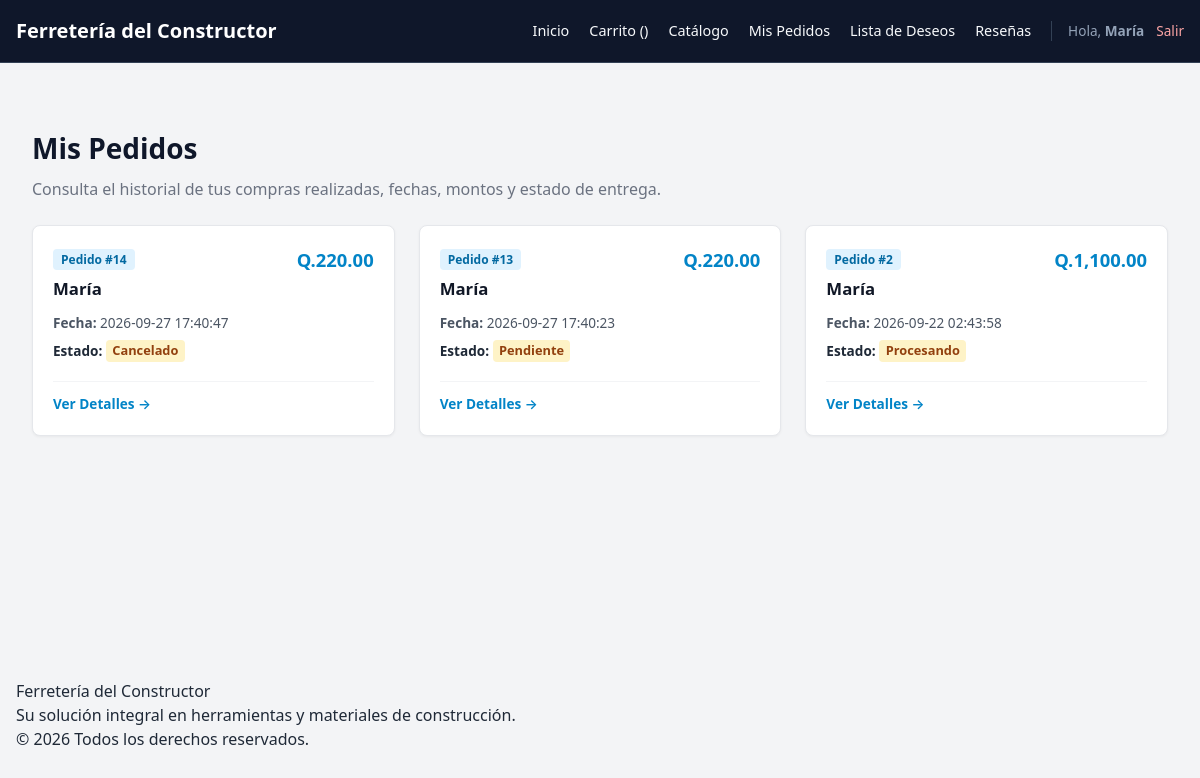
The app's page /views/clientes/pedidos.php (signed in) with its own data.
### tables this page shows
CREATE TABLE `pedidos` (
  `id_pedido` int(11) NOT NULL,
  `id_usuario` int(11) NOT NULL,
  `fecha` timestamp NOT NULL DEFAULT current_timestamp(),
  `total` decimal(10,2) NOT NULL,
  `estado` enum('Pendiente','Procesando','Completado','Cancelado') DEFAULT 'Pendiente'
);

CREATE TABLE `usuarios` (
  `id_usuario` int(11) NOT NULL,
  `nombre` varchar(100) NOT NULL,
  `apellido` varchar(100) NOT NULL,
  `correo` varchar(150) NOT NULL,
  `password` varchar(255) NOT NULL,
  `telefono` varchar(20) NOT NULL,
  `direccion` text NOT NULL,
  `tipo_usuario` enum('cliente','admin') DEFAULT 'cliente'
);

### models/Pedido.php (called while the page is built, shortened)
<?php
require_once __DIR__ . '/../config/Database.php';
class Pedido {
    private $db;
    private $table = "pedidos";
    public function __construct() {
        $database = new Database();
        $this->db = method_exists($database, 'conectar') ? $database->conectar() : $database->getConnection();
    }
    public function obtenerPorUsuario($id_usuario) {
        try {
            $query = "SELECT p.*, u.nombre as cliente, u.correo
                      FROM " . $this->table . " p
                      LEFT JOIN usuarios u ON p.id_usuario = u.id_usuario
                      WHERE p.id_usuario = ?
                      ORDER BY p.fecha DESC";
            $stmt = $this->db->prepare($query);
            $stmt->execute([$id_usuario]);
            return $stmt->fetchAll(PDO::FETCH_ASSOC);
        } catch (PDOException $e) {
            return [];
        }
    }
}
?>

### config/Database.php (called while the page is built, shortened)
<?php
class Database {
    private $host = "localhost";
    private $db_name = "ferreteria_constructor";
    private $username = "root";
    private $password = "";
    public function getConnection() {
        $this->conn = null;
        try {
            $this->conn = new PDO(
                "mysql:host=" . $this->host . ";dbname=" . $this->db_name . ";charset=utf8mb4",
                $this->username,
                $this->password
            );
            $this->conn->setAttribute(PDO::ATTR_ERRMODE, PDO::ERRMODE_EXCEPTION);
            $this->conn->setAttribute(PDO::ATTR_DEFAULT_FETCH_MODE, PDO::FETCH_ASSOC);
        } catch(PDOException $exception) {
            echo "Error de conexión: " . $exception->getMessage();
        }
        return $this->conn;
    }
}
?>

### controllers/PedidosController.php (called while the page is built, shortened)
<?php
require_once __DIR__ . '/../config/Database.php';
require_once __DIR__ . '/../models/Pedido.php';
class PedidosController {
    private $modeloPedido;
    public function __construct() {
        $this->modeloPedido = new Pedido();
    }
    public function listarPedidosPorUsuario($id_usuario) {
        return $this->modeloPedido->obtenerPorUsuario($id_usuario);
    }
}
?>

### views/clientes/pedidos.php (the view, shortened to what this page needs)
<?php
require_once __DIR__ . '/../../config/Database.php';
require_once __DIR__ . '/../../controllers/PedidosController.php';
$pedidosController = new PedidosController();
$detallePedidoController = new EstadoDetallePedidoController();
$id_pedido = isset($_GET['id']) ? intval($_GET['id']) : (isset($_GET['id_pedido']) ? intval($_GET['id_pedido']) : null);
$id_usuario_actual = intval($_SESSION['id_usuario'] ?? $_SESSION['user_id'] ?? 0);
include_once __DIR__ . '/../layouts/header.php';
?>
<main class="container" style="max-width: 1200px; margin: 2rem auto; padding: 0 1rem;">
    <?php if ($id_pedido): ?>
        <?php
        $pedidoDetalle = method_exists($pedidosController, 'obtenerPedidoPorId')
            ? $pedidosController->obtenerPedidoPorId($id_pedido)
            : $pedidosController->ver($id_pedido);
        $idPropietario = intval($pedidoDetalle['id_usuario'] ?? $pedidoDetalle['id_cliente'] ?? 0);
        $esPropietario = ($pedidoDetalle && $idPropietario === $id_usuario_actual);
        if ($pedidoDetalle && $esPropietario):
            $itemsDetalle = [];
            if ($detallePedidoController && method_exists($detallePedidoController, 'listarPorPedido')) {
                $itemsDetalle = $detallePedidoController->listarPorPedido($id_pedido);
            } elseif (method_exists($pedidosController, 'obtenerDetallePedido')) {
                $itemsDetalle = $pedidosController->obtenerDetallePedido($id_pedido);
            }
        ?>
            <div style="background: white; padding: 2rem; border-radius: 8px; box-shadow: 0 2px 4px rgba(0,0,0,0.05); max-width: 850px; margin: 0 auto; border: 1px solid #e5e7eb;">
                <div style="display: flex; justify-content: space-between; align-items: center; border-bottom: 1px solid #e5e7eb; padding-bottom: 1rem; margin-bottom: 1.5rem; flex-wrap: wrap; gap: 0.5rem;">
                    <div>
                        <span style="background: #e0f2fe; color: #0369a1; padding: 0.2rem 0.5rem; border-radius: 4px; font-size: 0.8rem; font-weight: 600;">Pedido #<?= htmlspecialchars($pedidoDetalle['id_pedido'], ENT_QUOTES, 'UTF-8'); ?></span>
                        <h1 style="margin: 0.5rem 0 0 0; font-size: 1.75rem; color: #111827;">Detalle de mi Compra</h1>
                    </div>
                    <div style="text-align: right;">
                        <p style="margin: 0; font-size: 0.85rem; color: #6b7280;">Fecha: <?= htmlspecialchars($pedidoDetalle['fecha_creacion'] ?? $pedidoDetalle['fecha_pedido'] ?? $pedidoDetalle['fecha'] ?? 'N/D', ENT_QUOTES, 'UTF-8'); ?></p>
                        <span style="display: inline-block; margin-top: 0.25rem; background: #fef3c7; color: #92400e; padding: 0.2rem 0.5rem; border-radius: 4px; font-size: 0.8rem; font-weight: bold;">
                            Estado: <?= htmlspecialchars(ucfirst($pedidoDetalle['estado'] ?? 'Pendiente'), ENT_QUOTES, 'UTF-8'); ?>
                        </span>
                    </div>
                </div>
                <div style="margin-bottom: 1.5rem; background: #f8fafc; padding: 1rem; border-radius: 6px; border: 1px solid #f1f5f9;">
                    <h3 style="font-size: 1rem; color: #374151; margin: 0 0 0.5rem 0; font-weight: 600;">Datos del Cliente</h3>
                    <p style="margin: 0 0 0.25rem 0; color: #4b5563; font-size: 0.9rem;"><strong>Cliente:</strong> <?= htmlspecialchars($pedidoDetalle['cliente'] ?? $_SESSION['usuario'] ?? 'Cliente', ENT_QUOTES, 'UTF-8'); ?></p>
                    <p style="margin: 0; color: #4b5563; font-size: 0.9rem;"><strong>Correo:</strong> <?= htmlspecialchars($pedidoDetalle['correo'] ?? $_SESSION['email'] ?? $_SESSION['correo'] ?? 'No registrado', ENT_QUOTES, 'UTF-8'); ?></p>
                </div>
                <div style="margin-bottom: 1.5rem; overflow-x: auto;">
                    <h3 style="font-size: 1rem; color: #374151; margin-bottom: 0.75rem; font-weight: 600;">Productos Comprados</h3>
                    <table style="width: 100%; border-collapse: collapse; text-align: left; font-size: 0.9rem;">
                        <thead>
                            <tr style="background-color: #f8fafc; border-bottom: 1px solid #e2e8f0; color: #475569;">
                                <th style="padding: 0.75rem; text-transform: uppercase; font-size: 0.75rem;">Producto</th>
                                <th style="padding: 0.75rem; text-align: center; text-transform: uppercase; font-size: 0.75rem;">Precio Unit.</th>
                                <th style="padding: 0.75rem; text-align: center; text-transform: uppercase; font-size: 0.75rem;">Cant.</th>
                                <th style="padding: 0.75rem; text-align: right; text-transform: uppercase; font-size: 0.75rem;">Subtotal</th>
                            </tr>
                        </thead>
                        <tbody>
                            <?php
                            $totalSuma = 0;
                            if (!empty($itemsDetalle)):
                                foreach ($itemsDetalle as $item):
                                    $pUnit = floatval($item['precio_unitario'] ?? $item['precio'] ?? 0);
                                    $cant = intval($item['cantidad'] ?? 1);
                                    $sub = $pUnit * $cant;
                                    $totalSuma += $sub;
                            ?>
                                <tr style="border-bottom: 1px solid #f1f5f9; color: #334155;">
                                    <td style="padding: 0.75rem; font-weight: 500; color: #0f172a;">
                                        <?= htmlspecialchars($item['nombre_producto'] ?? $item['nombre'] ?? 'Producto', ENT_QUOTES, 'UTF-8'); ?>
                                    </td>
                                    <td style="padding: 0.75rem; text-align: center; color: #2563eb; font-weight: 500;">Q.<?= number_format($pUnit, 2); ?></td>
                                    <td style="padding: 0.75rem; text-align: center; font-weight: 600;"><?= $cant; ?></td>
                                    <td style="padding: 0.75rem; text-align: right; font-weight: 700; color: #0f172a;">Q.<?= number_format($sub, 2); ?></td>
                                </tr>
                            <?php
                                endforeach;
                            else:
                            ?>
                                <tr>
                                    <td colspan="4" style="padding: 1.5rem; text-align: center; color: #94a3b8;">No se encontraron líneas de detalle para este pedido.</td>
                                </tr>
                            <?php endif; ?>
                        </tbody>
                    </table>
                </div>
                <div style="display: flex; justify-content: space-between; align-items: center; margin-bottom: 2rem; background: #f8fafc; padding: 1.25rem; border-radius: 6px; border: 1px solid #e2e8f0;">
                    <span style="font-size: 1.15rem; font-weight: bold; color: #111827;">Total General:</span>
                    <span style="font-size: 1.4rem; font-weight: bold; color: #0284c7;">Q.<?= number_format($pedidoDetalle['total'] ?? $totalSuma, 2); ?></span>
                </div>
                <div style="display: flex; gap: 1rem; justify-content: space-between; align-items: center; flex-wrap: wrap;">
                    <a href="<?= BASE_URL; ?>views/clientes/pedidos.php" class="btn btn-outline" style="padding: 0.5rem 1rem; border: 1px solid #cbd5e1; border-radius: 6px; text-decoration: none; color: #475569; font-weight: 500;">← Volver a mis pedidos</a>
                    <?php if (strtolower($pedidoDetalle['estado'] ?? '') === 'completado'): ?>
                        <a href="<?= BASE_URL; ?>views/clientes/resenas.php?id_pedido=<?= htmlspecialchars($pedidoDetalle['id_pedido'], ENT_QUOTES, 'UTF-8'); ?>" class="btn" style="padding: 0.5rem 1rem; background: #10b981; color: white; border-radius: 6px; text-decoration: none; font-weight: 500;">⭐ Calificar y dejar reseña</a>
                    <?php endif; ?>
                </div>
            </div>
        <?php else: ?>
            <div style="text-align: center; padding: 3rem; background: white; border-radius: 8px; border: 1px solid #e5e7eb; max-width: 600px; margin: 0 auto;">
                <h2 style="color: #0f172a; margin-bottom: 0.5rem;">Pedido no encontrado</h2>
                <p style="color: #64748b; margin-bottom: 1.5rem;">El pedido solicitado no existe o no tienes permiso para consultarlo.</p>
                <a href="<?= BASE_URL; ?>views/clientes/pedidos.php" class="btn" style="padding: 0.6rem 1.2rem; background: #2563eb; color: white; text-decoration: none; border-radius: 6px; font-weight: 500;">Regresar a mis pedidos</a>
            </div>
        <?php endif; ?>
    <?php else: ?>
        <h1 class="section-title" style="font-size: 1.75rem; color: #0f172a; margin-bottom: 0.5rem;">Mis Pedidos</h1>
        <p style="color: #6b7280; margin-bottom: 1.5rem;">Consulta el historial de tus compras realizadas, fechas, montos y estado de entrega.</p>
        <div style="display: grid; grid-template-columns: repeat(auto-fill, minmax(300px, 1fr)); gap: 1.5rem; margin-top: 1.5rem;">
            <?php
            $listaPedidos = method_exists($pedidosController, 'listarPedidosPorUsuario')
                ? $pedidosController->listarPedidosPorUsuario($id_usuario_actual)
                : (method_exists($pedidosController, 'listarPorUsuario') ? $pedidosController->listarPorUsuario($id_usuario_actual) : []);
            if (!empty($listaPedidos)):
                foreach($listaPedidos as $ped):
                    $idPed = $ped['id_pedido'];
                    $montoTotal = floatval($ped['total'] ?? 0);
                    $estadoPed = $ped['estado'] ?? 'Pendiente';
                    $fechaPed = $ped['fecha_creacion'] ?? $ped['fecha_pedido'] ?? $ped['fecha'] ?? 'N/D';
            ?>
            <div style="background: white; border: 1px solid #e5e7eb; border-radius: 8px; overflow: hidden; display: flex; flex-direction: column; box-shadow: 0 1px 3px rgba(0,0,0,0.05); padding: 1.25rem;">
                <div style="display: flex; justify-content: space-between; align-items: flex-start; margin-bottom: 0.75rem;">
                    <div>
                        <span style="background: #e0f2fe; color: #0369a1; padding: 0.15rem 0.5rem; border-radius: 4px; font-size: 0.75rem; font-weight: 600;">
                            Pedido #<?= htmlspecialchars($idPed, ENT_QUOTES, 'UTF-8'); ?>
                        </span>
                        <h3 style="font-size: 1.05rem; color: #111827; margin: 0.35rem 0 0 0;">
                            <?= htmlspecialchars($ped['cliente'] ?? $_SESSION['usuario'] ?? 'Mi Cuenta', ENT_QUOTES, 'UTF-8'); ?>
                        </h3>
                    </div>
                    <span style="font-weight: bold; color: #0284c7; font-size: 1.15rem;">
                        Q.<?= number_format($montoTotal, 2); ?>
                    </span>
                </div>
                <div style="font-size: 0.85rem; color: #4b5563; margin-bottom: 0.4rem;">
                    <strong>Fecha:</strong> <?= htmlspecialchars($fechaPed, ENT_QUOTES, 'UTF-8'); ?>
                </div>
                <div style="font-size: 0.85rem; margin-bottom: 1.2rem;">
                    <strong>Estado:</strong>
                    <span style="display: inline-block; padding: 0.1rem 0.4rem; background: #fef3c7; color: #92400e; border-radius: 4px; font-weight: bold; font-size: 0.8rem;">
                        <?= htmlspecialchars(ucfirst($estadoPed), ENT_QUOTES, 'UTF-8'); ?>
                    </span>
                </div>
                <div style="display: flex; flex-direction: column; gap: 0.5rem; border-top: 1px solid #f3f4f6; padding-top: 0.75rem; margin-top: auto;">
                    <a href="<?= BASE_URL; ?>views/clientes/pedidos.php?id=<?= htmlspecialchars($idPed, ENT_QUOTES, 'UTF-8'); ?>" style="font-size: 0.85rem; color: #0284c7; text-decoration: none; font-weight: 600;">
                        Ver Detalles &rarr;
                    </a>
                </div>
            </div>
            <?php
                endforeach;
            endif; ?>
        </div>
    <?php endif; ?>
</main>
<?php
include_once __DIR__ . '/../layouts/footer.php';
?>

### assets/css/styles.css (style rules this page uses)
:root { --primary: #d97706; --primary-dark: #b45309; --dark: #1f2937; --light: #f3f4f6; --white: #ffffff; --gray: #9ca3af; --danger: #ef4444; --success: #10b981; --font-sans: system-ui, -apple-system, BlinkMacSystemFont, "Segoe UI", Roboto, sans-serif; }
* { box-sizing: border-box; margin: 0; padding: 0; }
body { font-family: var(--font-sans); background-color: var(--light); color: var(--dark); line-height: 1.5; }
.container { padding: 1rem; max-width: 1200px; margin: 0 auto; }
.section-title { font-size: 1.5rem; margin-bottom: 1rem; color: var(--dark); }

### records on screen
pedidos: id_pedido "14", id_usuario.nombre "María", total "220.00", fecha "2026-09-27 17:40:47", estado "Cancelado"
pedidos: id_pedido "13", id_usuario.nombre "María", total "220.00", fecha "2026-09-27 17:40:23", estado "Pendiente"
pedidos: id_pedido "2", id_usuario.nombre "María", total "1,100.00", fecha "2026-09-22 02:43:58", estado "Procesando"

### other values on screen
$_SESSION['usuario'] "María"
